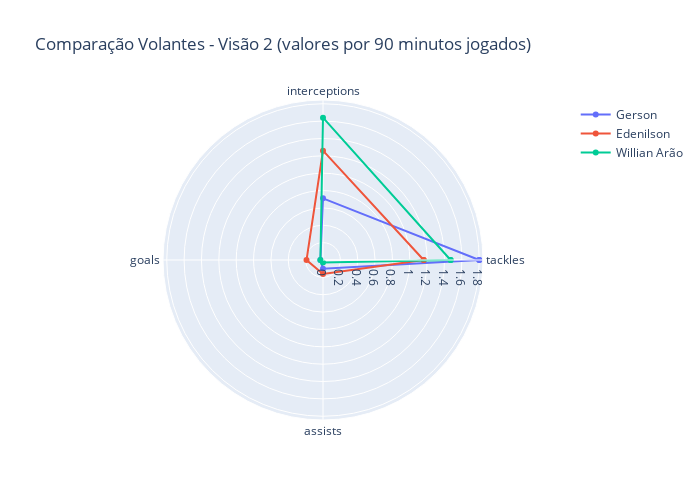

The cell this chart's notebook holds for it:
### Code cell
categories = labelsvol2[1:]
categories = [*categories, categories[0]]

players = df_vol_vw2.values.tolist()

player_1 = players[0][1:]
player_1 = [*player_1, player_1[0]]
player_2 = players[1][1:]
player_2 = [*player_2, player_2[0]]
player_3 = players[2][1:]
player_3 = [*player_3, player_3[0]]

fig = go.Figure(
    data = [ go.Scatterpolar(r=player_1, theta = categories, name = players[0][0]),
             go.Scatterpolar(r=player_2, theta = categories, name = players[1][0]),
             go.Scatterpolar(r=player_3, theta = categories, name = players[2][0])],
    layout = go.Layout(
    autosize = False,
    width = 700,
    height = 500,
    title=go.layout.Title(text = 'Comparação Volantes - Visão 2 (valores por 90 minutos jogados)'),
    polar = {'radialaxis':{'visible':True}},
    showlegend = True)
)

pyo.iplot(fig)

### Figure 1 — Plotly figure (JSON) as saved in the notebook; plotly's stock layout.template omitted (floating-point values rounded to 4 significant figures)
{"data": [{"name": "Gerson", "r": [1.8, 0.71, 0.03, 0.1, 1.8], "theta": ["tackles", "interceptions", "goals", "assists", "tackles"], "type": "scatterpolar"}, {"name": "Edenilson", "r": [1.16, 1.26, 0.19, 0.16, 1.16], "theta": ["tackles", "interceptions", "goals", "assists", "tackles"], "type": "scatterpolar"}, {"name": "Willian Arão", "r": [1.47, 1.64, 0.03, 0.03, 1.47], "theta": ["tackles", "interceptions", "goals", "assists", "tackles"], "type": "scatterpolar"}], "layout": {"autosize": false, "height": 500, "polar": {"radialaxis": {"visible": true}}, "showlegend": true, "title": {"text": "Comparação Volantes - Visão 2 (valores por 90 minutos jogados)"}, "width": 700}}
